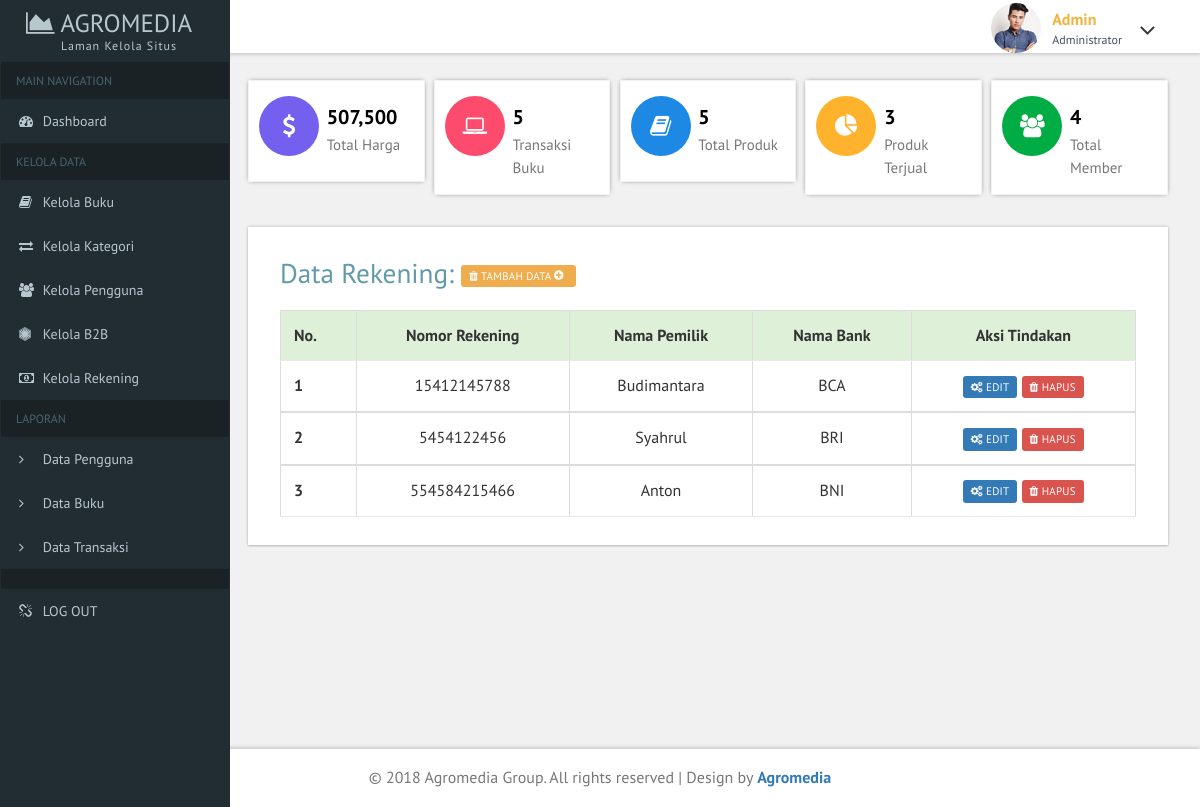
Page /admin/kelola_rekening.php on the committed database.
### tables this page shows
CREATE TABLE IF NOT EXISTS `rekening` (
`id_rekening` int(10) NOT NULL,
  `nomor_rekening` varchar(15) NOT NULL,
  `atas_nama` varchar(50) NOT NULL,
  `nama_bank` varchar(20) NOT NULL
);

### admin/kelola_rekening.php (the view, shortened to what this page needs)
<!DOCTYPE HTML>
<html>
<head>
<link href="css/bootstrap.css" rel='stylesheet' type='text/css' />
<link href="css/style.css" rel='stylesheet' type='text/css' />
<link href="css/font-awesome.css" rel="stylesheet">
<link href='css/SidebarNav.min.css' media='all' rel='stylesheet' type='text/css'/>
<link href="css/custom.css" rel="stylesheet">
</head>
<body class="cbp-spmenu-push">
	<div class="main-content">
	<div class="cbp-spmenu cbp-spmenu-vertical cbp-spmenu-left" id="cbp-spmenu-s1">
		<aside class="sidebar-left">
      <nav class="navbar navbar-inverse">
          <div class="navbar-header">
            <h1><a class="navbar-brand" href="index.html"><span class="fa fa-area-chart"></span> Agromedia<span class="dashboard_text">Laman Kelola Situs</span></a></h1>
          </div>
          <div class="collapse navbar-collapse" id="bs-example-navbar-collapse-1">
            <ul class="sidebar-menu">
              <li class="header">MAIN NAVIGATION</li>
              <li class="treeview">
                <a href="index_admin.php">
                <i class="fa fa-dashboard"></i> <span>Dashboard</span>
                </a>
              </li>
			  <li class="header">KELOLA DATA</li>
			  <li><a href="kelola_buku.php"><i class="fa fa-book"></i> <span>Kelola Buku</span></a></li>
              <li><a href="kelola_kategori.php"><i class="fa fa-exchange"></i> <span>Kelola Kategori</span></a></li>
              <li><a href="kelola_pengguna.php"><i class="fa fa-group"></i> <span>Kelola Pengguna</span></a></li>
              <li><a href="kelola_b2b.php"><i class="fa fa-first-order"></i> <span>Kelola B2B</span></a></li>
              <li><a href="kelola_rekening.php"><i class="fa fa-money"></i> <span>Kelola Rekening</span></a></li>
              <li class="header">LAPORAN</li>
              <li><a href="laporan_pengguna.php"><i class="fa fa-angle-right text-red"></i> <span>Data Pengguna</span></a></li>
              <li><a href="laporan_buku.php"><i class="fa fa-angle-right text-yellow"></i> <span>Data Buku</span></a></li>
              <li><a href="laporan_penjualan.php"><i class="fa fa-angle-right text-aqua"></i> <span>Data Transaksi</span></a></li>
              <li class="header"></li>
              <li><a href="logout.php"><i class="fa fa-unlink"></i> <span>LOG OUT</span></a></li>
            </ul>
          </div>
      </nav>
    </aside>
	</div>
		<div class="sticky-header header-section ">
			<div class="header-right">
				<div class="profile_details">
					<ul>
						<li class="dropdown profile_details_drop">
							<a href="#" class="dropdown-toggle" data-toggle="dropdown" aria-expanded="false">
								<div class="profile_img">
									<span class="prfil-img"><img src="images/2.jpg" alt=""> </span>
									<div class="user-name">
										<p>Admin</p>
										<span>Administrator</span>
									</div>
									<i class="fa fa-angle-down lnr"></i>
									<div class="clearfix"></div>
								</div>
							</a>
						</li>
					</ul>
				</div>
				<div class="clearfix"> </div>
			</div>
			<div class="clearfix"> </div>
		</div>
		<div id="page-wrapper">
			<div class="main-page">
        <div class="col_3">
          <div class="col-md-3 widget widget1">
            <div class="r3_counter_box">
                    <i class="pull-left fa fa-dollar icon-rounded"></i>
                    <div class="stats">
                      <h5><strong>
                        <?php
                            $a=mysql_query("select sum(stok_buku.harga) from stok_buku");
                           while($b=mysql_fetch_array($a)) {
                           echo "".number_format($b[0])."";
                           }
                           ?>
                      </strong></h5>
                      <span>Total Harga</span>
                    </div>
                </div>
          </div>
          <div class="col-md-3 widget widget1">
            <div class="r3_counter_box">
                    <i class="pull-left fa fa-laptop user1 icon-rounded"></i>
                    <div class="stats">
                      <?php
                           $a=mysql_query("select * from penjualan");
                           $jumlah_penjual = mysql_num_rows($a);
                           echo "<h5><strong>$jumlah_penjual</strong></h5>";
                      ?>
                      <span>Transaksi Buku</span>
                    </div>
                </div>
          </div>
          <div class="col-md-3 widget widget1">
            <div class="r3_counter_box">
                    <i class="pull-left fa fa-book user2 icon-rounded"></i>
                    <div class="stats">
                      <?php
                          $a=mysql_query("select * from stok_buku");
                          $jumlah_penjual = mysql_num_rows($a);
                          echo "<h5><strong>$jumlah_penjual</strong></h5>";
                      ?>
                      <span>Total Produk</span>
                    </div>
                </div>
          </div>
          <div class="col-md-3 widget widget1">
            <div class="r3_counter_box">
                    <i class="pull-left fa fa-pie-chart dollar1 icon-rounded"></i>
                    <div class="stats">
                      <?php
                          $a=mysql_query("select distinct(id_produk) from penjualan");
                          $jumlah_penjual = mysql_num_rows($a);
                          echo "<h5><strong>$jumlah_penjual</strong></h5>";
                      ?>
                      <span>Produk Terjual</span>
                    </div>
                </div>
           </div>
          <div class="col-md-3 widget">
            <div class="r3_counter_box">
                    <i class="pull-left fa fa-users dollar2 icon-rounded"></i>
                    <div class="stats">
                              <?php
                                $a=mysql_query("select * from member");
                                $jumlah_member = mysql_num_rows($a);
                                echo "<h5><strong>$jumlah_member</strong></h5>";
                              ?>
                      <span>Total Member</span>
                    </div>
                </div>
           </div>
    </div>
      <?php function tabel(){
      ?>
      <div class="tables">
          <div class="table-responsive bs-example widget-shadow">
            <div class = "colmd-2">
                              <h2 class="title1">Data Rekening:
                          <a class='btn btn-warning btn-xs hvr-icon-float-away ' href='kelola_rekening.php?aksi=tambah'><i class='fa fa-trash'></i> Tambah Data </a></h2>
                      </div>
            <table class="table table-bordered table-hover">
              <thead>
                <tr class="success">
                  <th>No.</th>
                  <th style="text-align: center;">Nomor Rekening</th>
                  <th style="text-align: center;">Nama Pemilik</th>
                  <th style="text-align: center;">Nama Bank</th>
                  <th style="text-align: center;">Aksi Tindakan</th>
                </tr>
              </thead>
              <?php
                  $sql=mysql_query("select id_rekening, nomor_rekening, atas_nama, nama_bank from rekening");
                  $no=0;
                  while ($b=mysql_fetch_array($sql)){
                    $no=$no+1;
                    $id_rek=$b[0];
                    $nomor_rekening=$b[1];
                    $atas_nama=$b[2];
                    $nama_bank=$b[3];
              ?>
              <tbody>
                <tr>
                  <th scope="row"><?php echo $no;?></th>
                  <td style="text-align: center;"><?php echo $nomor_rekening;?></td>
                  <td style="text-align: center;"><?php echo $atas_nama;?></td>
                  <td style="text-align: center;"><?php echo $nama_bank;?></td>
                  <td style="text-align: center;">
                      <a class='btn btn-primary btn-xs' href='kelola_rekening.php?aksi=ubah&id_rek=<?php echo $id_rek;?>'><i class='fa fa-cogs'></i> Edit</a>
                      <a class='btn btn-danger btn-xs' href='kelola_rekening.php?aksi=hapus&id_rek=<?php echo $id_rek;?>'><i class='fa fa-trash'></i> Hapus</a>
                  </td>
                </tr>
              </tbody>
              <?php }?>
            </table>
          </div>
          </div>
        </div>
		</div>
    <?php }
                        ?>
<?php
    if (isset($_GET['aksi'])){
              switch($_GET['aksi']){
                case "simpan":
                  insert();
                  tabel();
                  break;
                case "update":
                  update();
                  tabel();
                  break;
                case "ubah":
                  ubah();
                  tabel();
                  break;
                case "hapus":
                  hapus();
                  break;
                case "tambah":
                  tambah();
                  tabel();
                  break;
                default:
                  echo "<h3>Aksi <i>".$_GET['aksi']."</i> tidaka ada!</h3>";
                  tambah();
                  tampil_data();
              }
            } else {
              tabel();
            }
    ?>
	<div class="footer">
	   <p>© 2018 Agromedia Group. All rights reserved | Design by <a href="#">Agromedia</a></p>
	</div>
	</div>
</body>
</html>

### admin/css/custom.css (style rules this page uses)
#page-wrapper { padding:5em 2em 2.5em; background-color: #F1F1F1; }

### rows in the picture
rekening: nomor_rekening "15412145788", atas_nama "Budimantara", nama_bank "BCA"
rekening: nomor_rekening "5454122456", atas_nama "Syahrul", nama_bank "BRI"
rekening: nomor_rekening "554584215466", atas_nama "Anton", nama_bank "BNI"

### other values in the picture
$b[0] "507,500"
$jumlah_penjual "5"
$jumlah_penjual "3"
$jumlah_member "4"
